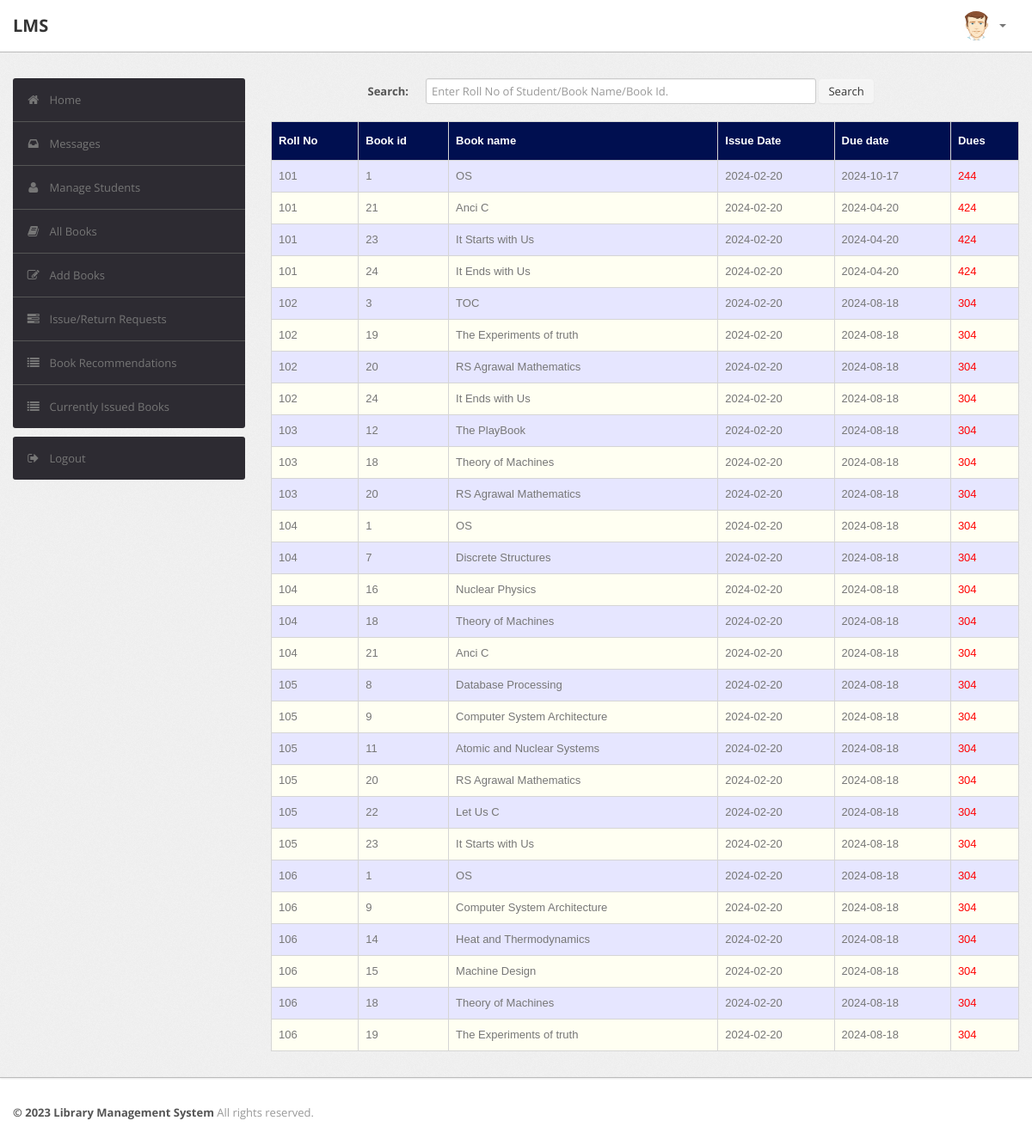
The app's page /admin/current.php (signed in) with its own data.
### tables this page shows
CREATE TABLE `record` (
  `RollNo` varchar(50) NOT NULL,
  `BookId` int(10) NOT NULL,
  `Date_of_Issue` date DEFAULT NULL,
  `Due_Date` date DEFAULT NULL,
  `Date_of_Return` date DEFAULT NULL,
  `Dues` int(10) DEFAULT NULL,
  `Renewals_left` int(10) DEFAULT NULL,
  `Time` time DEFAULT NULL
);

CREATE TABLE `book` (
  `BookId` int(10) NOT NULL,
  `Title` varchar(50) DEFAULT NULL,
  `Publisher` varchar(50) DEFAULT NULL,
  `Year` varchar(50) DEFAULT NULL,
  `Availability` int(5) DEFAULT NULL
);

### admin/current.php (the view, shortened to what this page needs)
<?php
require('dbconn.php');
?>
<?php
if ($_SESSION['RollNo']) {
    ?>
<!DOCTYPE html>
<html lang="en">
    <head>
        <link type="text/css" href="bootstrap/css/bootstrap.min.css" rel="stylesheet">
        <link type="text/css" href="bootstrap/css/bootstrap-responsive.min.css" rel="stylesheet">
        <link type="text/css" href="css/theme.css" rel="stylesheet">
        <link type="text/css" href="images/icons/css/font-awesome.css" rel="stylesheet">
    </head>
    <body>
        <div class="navbar navbar-fixed-top">
            <div class="navbar-inner">
                <div class="container">
                        <a class="brand" href="index.php">LMS </a>
                    <div class="nav-collapse collapse navbar-inverse-collapse">
                        <ul class="nav pull-right">
                            <li class="nav-user dropdown"><a href="#" class="dropdown-toggle" data-toggle="dropdown">
                                <img src="images/user.png" class="nav-avatar" />
                                <b class="caret"></b></a>
                            </li>
                        </ul>
                    </div>
                </div>
            </div>
        </div>
        <div class="wrapper">
            <div class="container">
                <div class="row">
                    <div class="span3">
                        <div class="sidebar">
                            <ul class="widget widget-menu unstyled">
                                <li class="active"><a href="index.php"><i class="menu-icon icon-home"></i>Home
                                </a></li>
                                 <li><a href="message.php"><i class="menu-icon icon-inbox"></i>Messages</a>
                                </li>
                                <li><a href="student.php"><i class="menu-icon icon-user"></i>Manage Students </a>
                                </li>
                                <li><a href="book.php"><i class="menu-icon icon-book"></i>All Books </a></li>
                                <li><a href="addbook.php"><i class="menu-icon icon-edit"></i>Add Books </a></li>
                                <li><a href="requests.php"><i class="menu-icon icon-tasks"></i>Issue/Return Requests </a></li>
                                <li><a href="recommendations.php"><i class="menu-icon icon-list"></i>Book Recommendations </a></li>
                                <li><a href="current.php"><i class="menu-icon icon-list"></i>Currently Issued Books </a></li>
                            </ul>
                            <ul class="widget widget-menu unstyled">
                                <li><a href="logout.php"><i class="menu-icon icon-signout"></i>Logout </a></li>
                            </ul>
                        </div>
                    </div>
                    <div class="span9">
                        <form class="form-horizontal row-fluid" action="current.php" method="post">
                                        <div class="control-group">
                                            <label class="control-label" for="Search"><b>Search:</b></label>
                                            <div class="controls">
                                                <input type="text" id="title" name="title" placeholder="Enter Roll No of Student/Book Name/Book Id." class="span8" required>
                                                <button type="submit" name="submit"class="btn">Search</button>
                                            </div>
                                        </div>
                                    </form>
                                    <br>
                                    <?php
                                    if(isset($_POST['submit']))
                                        {$s=$_POST['title'];
                                            $sql="select record.BookId,RollNo,Title,Due_Date,Date_of_Issue,datediff(curdate(),Due_Date) as x from record,book where (Date_of_Issue is NOT NULL and Date_of_Return is NULL and book.Bookid = record.BookId) and (RollNo='$s' or record.BookId='$s' or Title like '%$s%')";
                                        }
                                    else
                                        $sql="select record.BookId,RollNo,Title,Due_Date,Date_of_Issue,datediff(curdate(),Due_Date) as x from record,book where Date_of_Issue is NOT NULL and Date_of_Return is NULL and book.Bookid = record.BookId";
                                    $result=$conn->query($sql);
                                    $rowcount=mysqli_num_rows($result);
                                    if(!($rowcount))
                                        echo "<br><center><h2><b><i>No Results</i></b></h2></center>";
                                    else
                                    {
                                    ?>
                        <table class="table" id = "tables">
                                  <thead>
                                    <tr>
                                      <th>Roll No</th>
                                      <th>Book id</th>
                                      <th>Book name</th>
                                      <th>Issue Date</th>
                                      <th>Due date</th>
                                      <th>Dues</th>
                                    </tr>
                                  </thead>
                                  <tbody>
                                <?php
                            while($row=$result->fetch_assoc())
                            {
                                $rollno=$row['RollNo'];
                                $bookid=$row['BookId'];
                                $name=$row['Title'];
                                $issuedate=$row['Date_of_Issue'];
                                $duedate=$row['Due_Date'];
                                $dues=$row['x'];
                            ?>
                                    <tr>
                                      <td><?php echo strtoupper($rollno) ?></td>
                                      <td><?php echo $bookid ?></td>
                                      <td><?php echo $name ?></td>
                                      <td><?php echo $issuedate ?></td>
                                      <td><?php echo $duedate ?></td>
                                      <td><?php if($dues > 0)
                                                  echo "<font color='red'>".$dues."</font>";
                                                else
                                                  echo "<font color='green'>0</font>";
                                              ?>
                                    </tr>
                            <?php }} ?>
                                    </tbody>
                                </table>
                    </div>
                </div>
            </div>
        </div>
<div class="footer">
            <div class="container">
                <b class="copyright">&copy; 2023 Library Management System </b>All rights reserved.
            </div>
        </div>
    </body>
</html>
<?php }
else {
    echo "<script type='text/javascript'>alert('Access Denied!!!')</script>";
} ?>

### admin/css/theme.css (style rules this page uses)
#tables { font-family: "Trebuchet MS", Arial, Helvetica, sans-serif; border-collapse: collapse; width: 100%; }
#tables td, #tables th { border: 1px solid #ddd; padding: 8px; }
#tables tr:nth-child(even) { background-color: #fffff2; }
#tables tr:nth-child(odd) { background-color: #e6e6ff; }
#tables th { padding-top: 12px; padding-bottom: 12px; text-align: left; background-color: #000F50; color: white; }
body { font-size: 13px; font-family: 'Open Sans', Arial, sans-serif; background: #fff; color: #777 }
strong, b { color: #555 }
.wrapper { background: url(../images/bg.png) #eee; border-bottom: 1px solid #bbb; -webkit-box-shadow: 0 1px 2px rgba(0,0,0,0.1); -moz-box-shadow: 0 1px 2px rgba(0,0,0,0.1); box-shadow: 0 1px 2px rgba(0,0,0,0.1); padding: 30px 0 }
.footer { color: #999; padding: 30px 0 60px }
form { margin: 0 }
select, textarea, input[type="text"], input[type="password"], input[type="datetime"], input[type="datetime-local"], input[type="date"], input[type="month"], input[type="time"], input[type="week"], input[type="number"], input[type="email"], input[type="url"], input[type="search"], input[type="tel"], input[type="color"], .uneditable-input, label, input, button, select, textarea { -webkit-border-radius: 3px; -moz-border-radius: 3px; border-radius: 3px; font-size: 13px; font-family: 'Open Sans', Tahoma, Arial, sans-serif }
body [class^="icon-"], body [class*=" icon-"] { font-size: 14px; line-height: 20px; height: 20px }
.form-horizontal .control-group, .form-vertical .control-group { margin-bottom: 0 }
.navbar { position: static!important; margin: 0!important }
.navbar .navbar-inner { background: #fff; border-bottom: 1px solid #bbb; -webkit-box-shadow: 0 1px 2px rgba(0,0,0,0.15); -moz-box-shadow: 0 1px 2px rgba(0,0,0,0.15); box-shadow: 0 1px 2px rgba(0,0,0,0.15) }
.navbar .brand { color: #333; font-weight: bold; font-size: 20px; margin-right: 20px; padding: 20px }
.navbar .nav>li>a { padding: 20px 15px; font-weight: bold; color: #777 }
.nav-user>a { height: 20px }
.nav-avatar { width: 34px; height: 34px; margin: -7px 5px 0 0; -webkit-border-radius: 50%; -moz-border-radius: 50%; border-radius: 50% }
.btn, .btn-box { -webkit-border-radius: 3px; -moz-border-radius: 3px; border-radius: 3px }
.btn { font-size: 13px; font-weight: 600 }
.btn { display: inline-block; margin-bottom: 0; font-weight: 400; text-align: center; vertical-align: middle; cursor: pointer; background-image: none; border: 1px solid transparent; white-space: nowrap; padding: 4px 10px; font-size: 13px; line-height: 1.42857; border-radius: 4px; -webkit-user-select: none; -moz-user-select: none; -ms-user-select: none; user-select: none }
.table { margin-bottom: 0 }
.table th, .table td { border-color: #d5d5d5!important }
.widget-menu { background: #fff; -webkit-border-radius: 3px; -moz-border-radius: 3px; border-radius: 3px; overflow: hidden }
.widget-menu a { color: #555; display: block; line-height: 20px; padding: 15px; text-decoration: none!important }
.widget-menu .menu-icon { margin-right: 10px; color: #767676; -webkit-transition: all .2s ease-in-out; -moz-transition: all .2s ease-in-out; transition: all .2s ease-in-out; }
.widget-menu>li+li { border-top: 1px solid #555 }
.widget-menu>li>a { background-color: #2d2b32; color: #767676; -webkit-transition: all .2s ease-in-out; -moz-transition: all .2s ease-in-out; transition: all .2s ease-in-out; }

### records on screen
record: RollNo "101", BookId "1", BookId.Title "OS", Date_of_Issue "2024-02-20", Due_Date "2024-10-17", dues "244"
record: RollNo "101", BookId "21", BookId.Title "Anci C", Date_of_Issue "2024-02-20", Due_Date "2024-04-20", dues "424"
record: RollNo "101", BookId "23", BookId.Title "It Starts with Us", Date_of_Issue "2024-02-20", Due_Date "2024-04-20", dues "424"
record: RollNo "101", BookId "24", BookId.Title "It Ends with Us", Date_of_Issue "2024-02-20", Due_Date "2024-04-20", dues "424"
record: RollNo "102", BookId "3", BookId.Title "TOC", Date_of_Issue "2024-02-20", Due_Date "2024-08-18", dues "304"
record: RollNo "102", BookId "19", BookId.Title "The Experiments of truth", Date_of_Issue "2024-02-20", Due_Date "2024-08-18", dues "304"
record: RollNo "102", BookId "20", BookId.Title "RS Agrawal Mathematics", Date_of_Issue "2024-02-20", Due_Date "2024-08-18", dues "304"
record: RollNo "102", BookId "24", BookId.Title "It Ends with Us", Date_of_Issue "2024-02-20", Due_Date "2024-08-18", dues "304"
record: RollNo "103", BookId "12", BookId.Title "The PlayBook", Date_of_Issue "2024-02-20", Due_Date "2024-08-18", dues "304"
record: RollNo "103", BookId "18", BookId.Title "Theory of Machines", Date_of_Issue "2024-02-20", Due_Date "2024-08-18", dues "304"
record: RollNo "103", BookId "20", BookId.Title "RS Agrawal Mathematics", Date_of_Issue "2024-02-20", Due_Date "2024-08-18", dues "304"
record: RollNo "104", BookId "1", BookId.Title "OS", Date_of_Issue "2024-02-20", Due_Date "2024-08-18", dues "304"
record: RollNo "104", BookId "7", BookId.Title "Discrete Structures", Date_of_Issue "2024-02-20", Due_Date "2024-08-18", dues "304"
record: RollNo "104", BookId "16", BookId.Title "Nuclear Physics", Date_of_Issue "2024-02-20", Due_Date "2024-08-18", dues "304"
record: RollNo "104", BookId "18", BookId.Title "Theory of Machines", Date_of_Issue "2024-02-20", Due_Date "2024-08-18", dues "304"
record: RollNo "104", BookId "21", BookId.Title "Anci C", Date_of_Issue "2024-02-20", Due_Date "2024-08-18", dues "304"
record: RollNo "105", BookId "8", BookId.Title "Database Processing", Date_of_Issue "2024-02-20", Due_Date "2024-08-18", dues "304"
record: RollNo "105", BookId "9", BookId.Title "Computer System Architecture", Date_of_Issue "2024-02-20", Due_Date "2024-08-18", dues "304"
record: RollNo "105", BookId "11", BookId.Title "Atomic and Nuclear Systems", Date_of_Issue "2024-02-20", Due_Date "2024-08-18", dues "304"
record: RollNo "105", BookId "20", BookId.Title "RS Agrawal Mathematics", Date_of_Issue "2024-02-20", Due_Date "2024-08-18", dues "304"
record: RollNo "105", BookId "22", BookId.Title "Let Us C", Date_of_Issue "2024-02-20", Due_Date "2024-08-18", dues "304"
record: RollNo "105", BookId "23", BookId.Title "It Starts with Us", Date_of_Issue "2024-02-20", Due_Date "2024-08-18", dues "304"
record: RollNo "106", BookId "1", BookId.Title "OS", Date_of_Issue "2024-02-20", Due_Date "2024-08-18", dues "304"
record: RollNo "106", BookId "9", BookId.Title "Computer System Architecture", Date_of_Issue "2024-02-20", Due_Date "2024-08-18", dues "304"
record: RollNo "106", BookId "14", BookId.Title "Heat and Thermodynamics", Date_of_Issue "2024-02-20", Due_Date "2024-08-18", dues "304"
record: RollNo "106", BookId "15", BookId.Title "Machine Design", Date_of_Issue "2024-02-20", Due_Date "2024-08-18", dues "304"
record: RollNo "106", BookId "18", BookId.Title "Theory of Machines", Date_of_Issue "2024-02-20", Due_Date "2024-08-18", dues "304"
record: RollNo "106", BookId "19", BookId.Title "The Experiments of truth", Date_of_Issue "2024-02-20", Due_Date "2024-08-18", dues "304"
